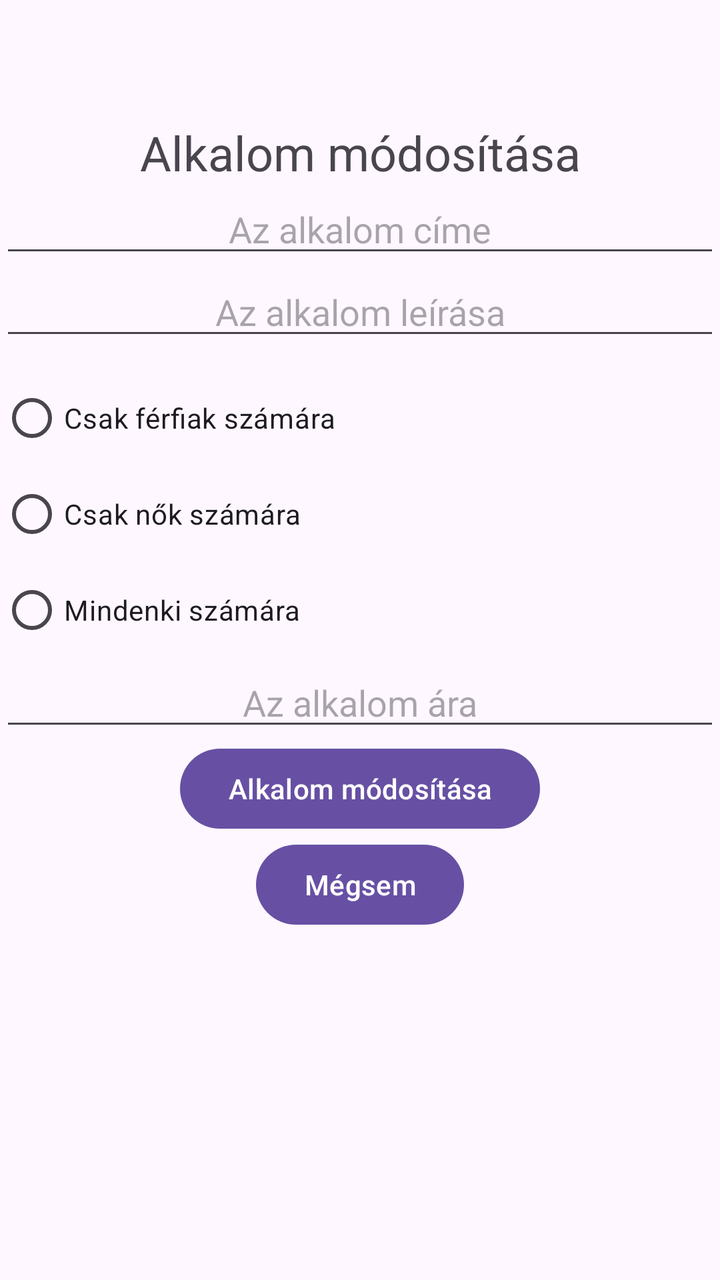
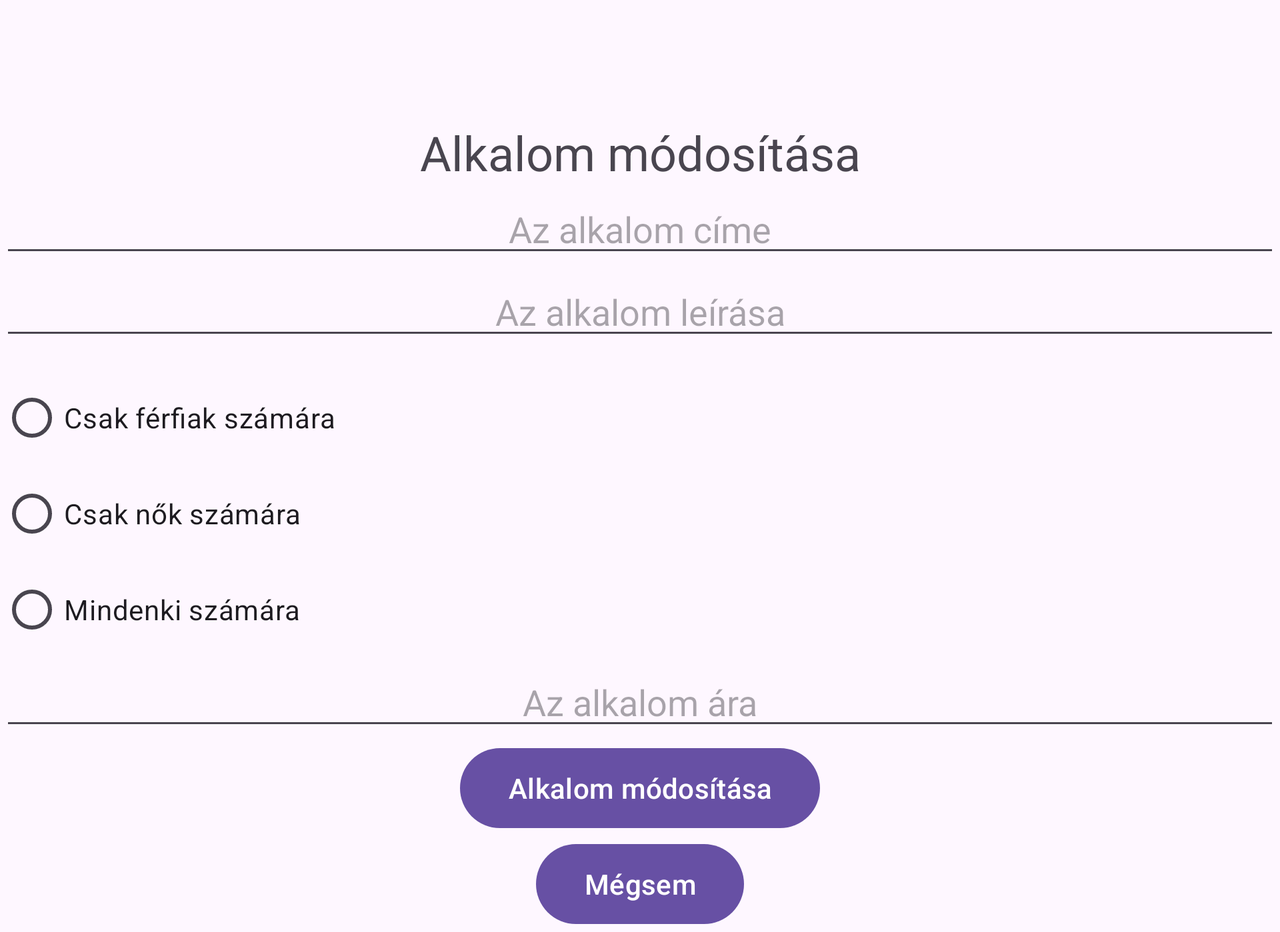

First picture: res/layout/ on a phone held upright. Second picture: the repository's own variant of that layout, on a device whose configuration matches the variant's folder. Source for both follows.
<!-- AndroidManifest.xml: application theme Theme.Material3.DayNight -->
<!-- res/layout/activity_session_update.xml -->
<?xml version="1.0" encoding="utf-8"?>
<RelativeLayout xmlns:android="http://schemas.android.com/apk/res/android"
    xmlns:app="http://schemas.android.com/apk/res-auto"
    xmlns:tools="http://schemas.android.com/tools"
    android:id="@+id/main"
    android:layout_width="match_parent"
    android:layout_height="match_parent"
    android:scrollbars="vertical"
    tools:context=".SessionUpdateActivity">

    <TextView
        android:id="@+id/newSessionTextView"
        android:layout_width="match_parent"
        android:layout_height="wrap_content"
        android:layout_alignParentStart="true"
        android:layout_alignParentEnd="true"
        android:layout_marginTop="60dp"
        android:text="@string/modify_session"
        android:textAlignment="center"
        android:textSize="24sp" />

    <EditText
        android:id="@+id/sessionTitleEditText"
        android:layout_width="match_parent"
        android:layout_height="wrap_content"
        android:layout_below="@+id/newSessionTextView"
        android:layout_marginLeft="@dimen/default_margin"
        android:layout_marginTop="@dimen/default_margin"
        android:layout_marginRight="@dimen/default_margin"
        android:ems="10"
        android:hint="@string/session_title"
        android:inputType="textPersonName"
        android:textAlignment="center" />


    <EditText
        android:id="@+id/sessionDescriptionEditText"
        android:layout_width="match_parent"
        android:layout_height="wrap_content"
        android:layout_below="@+id/sessionTitleEditText"
        android:layout_marginLeft="@dimen/default_margin"
        android:layout_marginTop="@dimen/default_margin"
        android:layout_marginRight="@dimen/default_margin"
        android:ems="10"
        android:maxLines="5"
        android:hint="@string/session_description"
        android:inputType="textMultiLine"
        android:textAlignment="center" />


    <RadioGroup
        android:id="@+id/genderRadioGroup"
        android:layout_width="match_parent"
        android:layout_height="wrap_content"
        android:layout_below="@+id/sessionDescriptionEditText"
        android:layout_marginLeft="@dimen/default_margin"
        android:layout_marginTop="10dp"
        android:layout_marginRight="@dimen/default_margin"
        >

        <RadioButton
            android:id="@+id/genderMaleRadioButton"
            android:layout_width="wrap_content"
            android:layout_height="wrap_content"
            android:text="@string/only_for_men" />


        <RadioButton
            android:id="@+id/genderFemaleRadioButton"
            android:layout_width="wrap_content"
            android:layout_height="wrap_content"
            android:text="@string/only_for_women" />

        <RadioButton
            android:id="@+id/genderOtherRadioButton"
            android:layout_width="wrap_content"
            android:layout_height="wrap_content"
            android:text="@string/for_everyone" />
    </RadioGroup>


    <EditText
        android:id="@+id/sessionPriceEditText"
        android:layout_width="match_parent"
        android:layout_height="wrap_content"
        android:layout_below="@+id/genderRadioGroup"
        android:layout_marginLeft="@dimen/default_margin"
        android:layout_marginTop="@dimen/default_margin"
        android:layout_marginRight="@dimen/default_margin"
        android:ems="10"
        android:hint="@string/session_price"
        android:inputType="number"
        android:textAlignment="center" />

    <Button
        android:id="@+id/updateButton"
        android:layout_width="wrap_content"
        android:layout_height="wrap_content"
        android:layout_below="@+id/sessionPriceEditText"
        android:layout_centerHorizontal="true"
        android:layout_marginTop="@dimen/default_margin"
        android:onClick="updateSession"
        android:text="@string/modify_session" />

    <Button
        android:id="@+id/cancelButton"
        android:layout_width="wrap_content"
        android:layout_height="wrap_content"
        android:layout_below="@+id/updateButton"
        android:layout_centerHorizontal="true"
        android:layout_marginTop="@dimen/default_margin"
        android:onClick="cancel"
        android:text="@string/cancel" />

</RelativeLayout>
<!-- resources referenced by this layout -->
<resources>
  <string name="cancel">Mégsem</string>
  <string name="for_everyone">Mindenki számára</string>
  <string name="modify_session">Alkalom módosítása</string>
  <string name="only_for_men">Csak férfiak számára</string>
  <string name="only_for_women">Csak nők számára</string>
  <string name="session_description">Az alkalom leírása</string>
  <string name="session_price">Az alkalom ára</string>
  <string name="session_title">Az alkalom címe</string>
</resources>
<!-- res/layout-land/activity_session_update.xml (the repository's variant of the layout above) -->
<!-- drawn on the phone turned sideways -->
<?xml version="1.0" encoding="utf-8"?>
<ScrollView xmlns:android="http://schemas.android.com/apk/res/android"
    android:layout_width="match_parent"
    android:layout_height="match_parent">
    <RelativeLayout
        xmlns:tools="http://schemas.android.com/tools"
        android:id="@+id/main"
        android:layout_width="match_parent"
        android:layout_height="wrap_content"
        android:scrollbars="vertical"
        tools:context=".SessionUpdateActivity">

        <TextView
            android:id="@+id/newSessionTextView"
            android:layout_width="match_parent"
            android:layout_height="wrap_content"
            android:layout_alignParentStart="true"
            android:layout_alignParentEnd="true"
            android:layout_marginTop="60dp"
            android:text="@string/modify_session"
            android:textAlignment="center"
            android:textSize="24sp" />

        <EditText
            android:id="@+id/sessionTitleEditText"
            android:layout_width="match_parent"
            android:layout_height="wrap_content"
            android:layout_below="@+id/newSessionTextView"
            android:layout_marginLeft="@dimen/default_margin"
            android:layout_marginTop="@dimen/default_margin"
            android:layout_marginRight="@dimen/default_margin"
            android:ems="10"
            android:hint="@string/session_title"
            android:inputType="textPersonName"
            android:textAlignment="center" />


        <EditText
            android:id="@+id/sessionDescriptionEditText"
            android:layout_width="match_parent"
            android:layout_height="wrap_content"
            android:layout_below="@+id/sessionTitleEditText"
            android:layout_marginLeft="@dimen/default_margin"
            android:layout_marginTop="@dimen/default_margin"
            android:layout_marginRight="@dimen/default_margin"
            android:ems="10"
            android:maxLines="5"
            android:hint="@string/session_description"
            android:inputType="textMultiLine"
            android:textAlignment="center" />


        <RadioGroup
            android:id="@+id/genderRadioGroup"
            android:layout_width="match_parent"
            android:layout_height="wrap_content"
            android:layout_below="@+id/sessionDescriptionEditText"
            android:layout_marginLeft="@dimen/default_margin"
            android:layout_marginTop="10dp"
            android:layout_marginRight="@dimen/default_margin"
            >

            <RadioButton
                android:id="@+id/genderMaleRadioButton"
                android:layout_width="wrap_content"
                android:layout_height="wrap_content"
                android:text="@string/only_for_men" />


            <RadioButton
                android:id="@+id/genderFemaleRadioButton"
                android:layout_width="wrap_content"
                android:layout_height="wrap_content"
                android:text="@string/only_for_women" />

            <RadioButton
                android:id="@+id/genderOtherRadioButton"
                android:layout_width="wrap_content"
                android:layout_height="wrap_content"
                android:text="@string/for_everyone" />
        </RadioGroup>


        <EditText
            android:id="@+id/sessionPriceEditText"
            android:layout_width="match_parent"
            android:layout_height="wrap_content"
            android:layout_below="@+id/genderRadioGroup"
            android:layout_marginLeft="@dimen/default_margin"
            android:layout_marginTop="@dimen/default_margin"
            android:layout_marginRight="@dimen/default_margin"
            android:ems="10"
            android:hint="@string/session_price"
            android:inputType="number"
            android:textAlignment="center" />

        <Button
            android:id="@+id/updateButton"
            android:layout_width="wrap_content"
            android:layout_height="wrap_content"
            android:layout_below="@+id/sessionPriceEditText"
            android:layout_centerHorizontal="true"
            android:layout_marginTop="@dimen/default_margin"
            android:onClick="updateSession"
            android:text="@string/modify_session" />

        <Button
            android:id="@+id/cancelButton"
            android:layout_width="wrap_content"
            android:layout_height="wrap_content"
            android:layout_below="@+id/updateButton"
            android:layout_centerHorizontal="true"
            android:layout_marginTop="@dimen/default_margin"
            android:onClick="cancel"
            android:text="@string/cancel" />

    </RelativeLayout>
</ScrollView>
